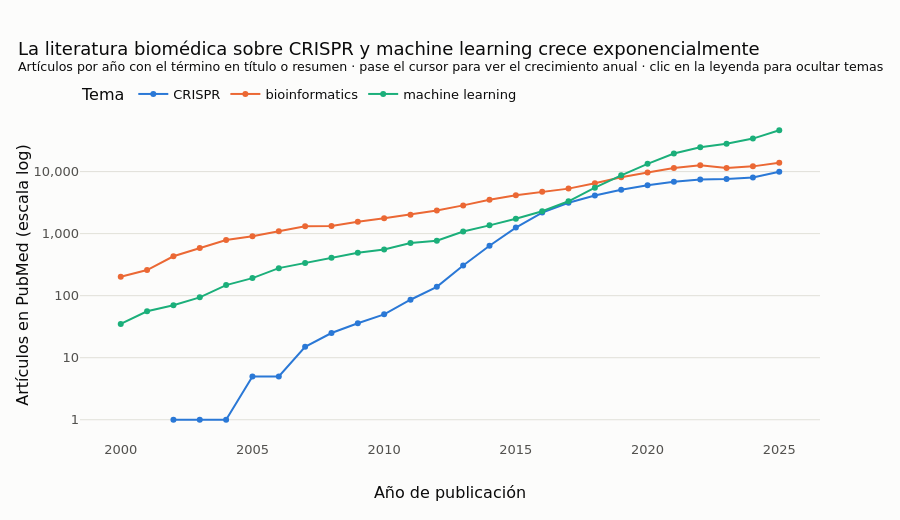

Write notebook code for a chart like this one.
### Code cell
pubmed["growth_%"] = pubmed.groupby("topic")["articles"].pct_change() * 100
fig = px.line(pubmed[pubmed["articles"] > 0], x="year", y="articles", color="topic", markers=True, log_y=True,
              color_discrete_sequence=ec.CATEGORICAL,
              custom_data=["topic", "growth_%"],
              labels={"year": "Año de publicación", "articles": "Artículos en PubMed (escala log)", "topic": "Tema"})
fig.update_traces(hovertemplate="<b>%{customdata[0]}</b> · %{x}<br>%{y:,} artículos"
                                "<br>cambio vs. año anterior: %{customdata[1]:+.0f} %<extra></extra>")
fig.update_layout(title=dict(text="La literatura biomédica sobre CRISPR y machine learning crece exponencialmente"
                                  "<br><sup>Artículos por año con el término en título o resumen · pase el cursor "
                                  "para ver el crecimiento anual · clic en la leyenda para ocultar temas</sup>"),
                  height=520, margin=dict(t=110), legend=dict(orientation="h", yanchor="bottom", y=1.0, x=0))
fig.update_yaxes(dtick=1, tickformat=",")                  # sólo potencias de 10: 1, 10, 100, 1 000…
fig.show()

### Figure 1 — Plotly figure (JSON) as saved in the notebook; plotly's stock layout.template omitted (floating-point values rounded to 4 significant figures)
{"data": [{"customdata": [["CRISPR", null], ["CRISPR", 0.0], ["CRISPR", 0.0], ["CRISPR", 400.0], ["CRISPR", 0.0], ["CRISPR", 200.0], ["CRISPR", 66.67], ["CRISPR", 44.0], ["CRISPR", 38.89], ["CRISPR", 72.0], ["CRISPR", 61.63], ["CRISPR", 120.9], ["CRISPR", 107.5], ["CRISPR", 96.55], ["CRISPR", 74.6], ["CRISPR", 43.69], ["CRISPR", 31.39], ["CRISPR", 24.01], ["CRISPR", 17.57], ["CRISPR", 14.09], ["CRISPR", 8.798], ["CRISPR", 1.674], ["CRISPR", 5.649], ["CRISPR", 24.42]], "hovertemplate": "<b>%{customdata[0]}</b> · %{x}<br>%{y:,} artículos<br>cambio vs. año anterior: %{customdata[1]:+.0f} %<extra></extra>", "legendgroup": "CRISPR", "line": {"color": "#2a78d6", "dash": "solid"}, "marker": {"symbol": "circle"}, "mode": "lines+markers", "name": "CRISPR", "orientation": "v", "showlegend": true, "type": "scatter", "x": [2002, 2003, 2004, 2005, 2006, 2007, 2008, 2009, 2010, 2011, 2012, 2013, 2014, 2015, 2016, 2017, 2018, 2019, 2020, 2021, 2022, 2023, 2024, 2025], "xaxis": "x", "y": [1, 1, 1, 5, 5, 15, 25, 36, 50, 86, 139, 307, 637, 1252, 2186, 3141, 4127, 5118, 6017, 6865, 7469, 7594, 8023, 9982], "yaxis": "y"}, {"customdata": [["bioinformatics", null], ["bioinformatics", 28.22], ["bioinformatics", 66.8], ["bioinformatics", 36.34], ["bioinformatics", 33.79], ["bioinformatics", 15.36], ["bioinformatics", 20.46], ["bioinformatics", 19.63], ["bioinformatics", 1.221], ["bioinformatics", 17.72], ["bioinformatics", 13.52], ["bioinformatics", 14.16], ["bioinformatics", 16.41], ["bioinformatics", 21.19], ["bioinformatics", 23.34], ["bioinformatics", 17.84], ["bioinformatics", 14.61], ["bioinformatics", 11.88], ["bioinformatics", 21.73], ["bioinformatics", 24.97], ["bioinformatics", 19.5], ["bioinformatics", 18.07], ["bioinformatics", 10.76], ["bioinformatics", -9.395], ["bioinformatics", 6.005], ["bioinformatics", 14.53]], "hovertemplate": "<b>%{customdata[0]}</b> · %{x}<br>%{y:,} artículos<br>cambio vs. año anterior: %{customdata[1]:+.0f} %<extra></extra>", "legendgroup": "bioinformatics", "line": {"color": "#eb6834", "dash": "solid"}, "marker": {"symbol": "circle"}, "mode": "lines+markers", "name": "bioinformatics", "orientation": "v", "showlegend": true, "type": "scatter", "x": [2000, 2001, 2002, 2003, 2004, 2005, 2006, 2007, 2008, 2009, 2010, 2011, 2012, 2013, 2014, 2015, 2016, 2017, 2018, 2019, 2020, 2021, 2022, 2023, 2024, 2025], "xaxis": "x", "y": [202, 259, 432, 589, 788, 909, 1095, 1310, 1326, 1561, 1772, 2023, 2355, 2854, 3520, 4148, 4754, 5319, 6475, 8092, 9670, 11417, 12645, 11457, 12145, 13910], "yaxis": "y"}, {"customdata": [["machine learning", null], ["machine learning", 60.0], ["machine learning", 25.0], ["machine learning", 34.29], ["machine learning", 57.45], ["machine learning", 29.73], ["machine learning", 44.79], ["machine learning", 20.5], ["machine learning", 22.09], ["machine learning", 20.05], ["machine learning", 13.24], ["machine learning", 26.98], ["machine learning", 8.64], ["machine learning", 41.2], ["machine learning", 25.58], ["machine learning", 27.57], ["machine learning", 32.28], ["machine learning", 44.66], ["machine learning", 65.75], ["machine learning", 58.48], ["machine learning", 52.82], ["machine learning", 46.9], ["machine learning", 26.49], ["machine learning", 13.14], ["machine learning", 21.63], ["machine learning", 36.21]], "hovertemplate": "<b>%{customdata[0]}</b> · %{x}<br>%{y:,} artículos<br>cambio vs. año anterior: %{customdata[1]:+.0f} %<extra></extra>", "legendgroup": "machine learning", "line": {"color": "#1baf7a", "dash": "solid"}, "marker": {"symbol": "circle"}, "mode": "lines+markers", "name": "machine learning", "orientation": "v", "showlegend": true, "type": "scatter", "x": [2000, 2001, 2002, 2003, 2004, 2005, 2006, 2007, 2008, 2009, 2010, 2011, 2012, 2013, 2014, 2015, 2016, 2017, 2018, 2019, 2020, 2021, 2022, 2023, 2024, 2025], "xaxis": "x", "y": [35, 56, 70, 94, 148, 192, 278, 335, 409, 491, 556, 706, 767, 1083, 1360, 1735, 2295, 3320, 5503, 8721, 13327, 19577, 24763, 28016, 34075, 46415], "yaxis": "y"}], "layout": {"height": 520, "legend": {"orientation": "h", "title": {"text": "Tema"}, "tracegroupgap": 0, "x": 0, "y": 1.0, "yanchor": "bottom"}, "margin": {"t": 110}, "title": {"text": "La literatura biomédica sobre CRISPR y machine learning crece exponencialmente<br><sup>Artículos por año con el término en título o resumen · pase el cursor para ver el crecimiento anual · clic en la leyenda para ocultar temas</sup>"}, "xaxis": {"anchor": "y", "domain": [0.0, 1.0], "title": {"text": "Año de publicación"}}, "yaxis": {"anchor": "x", "domain": [0.0, 1.0], "dtick": 1, "tickformat": ",", "title": {"text": "Artículos en PubMed (escala log)"}, "type": "log"}}}
